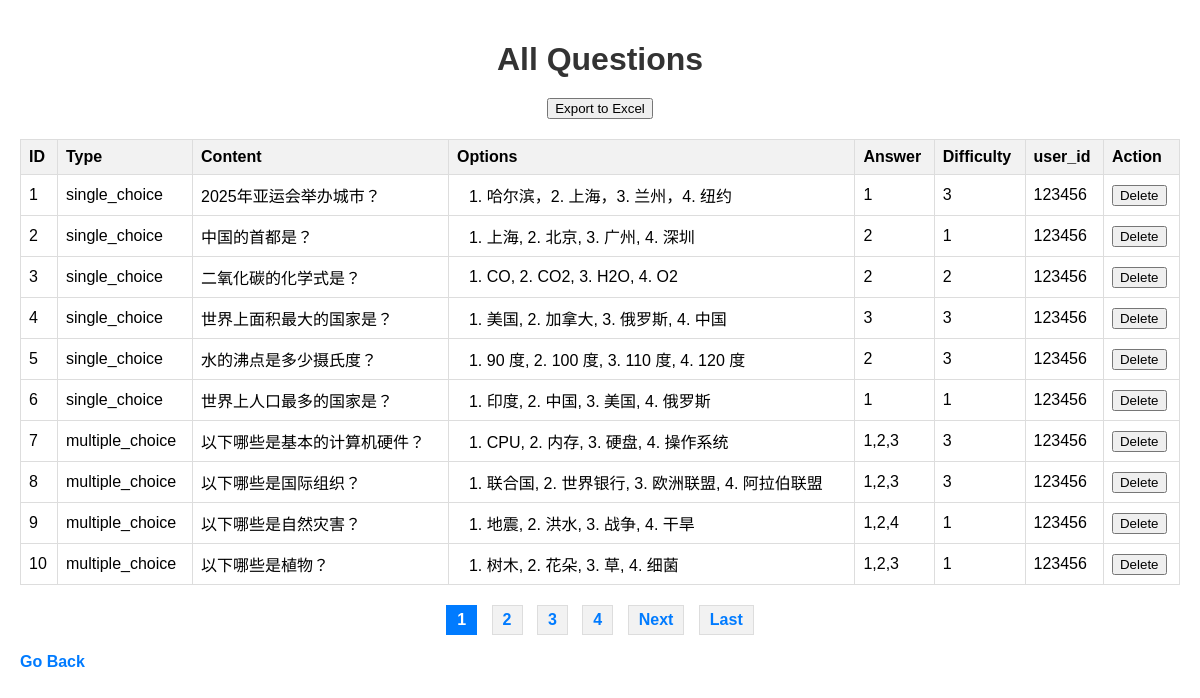
The app's page /view_questions (signed in), older data.
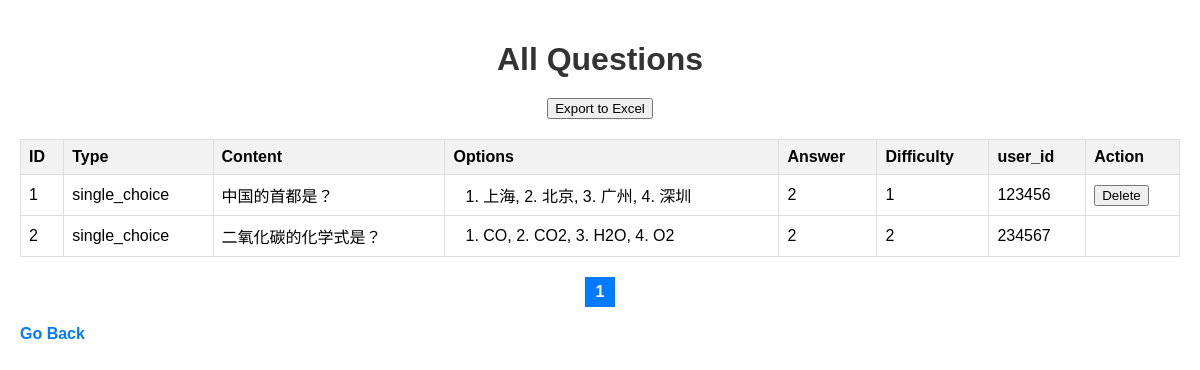
The same page, newer data.
### tables this page shows
CREATE TABLE questions (
            id INTEGER PRIMARY KEY AUTOINCREMENT,
            type TEXT NOT NULL,
            content TEXT NOT NULL,
            options TEXT,
            answer TEXT NOT NULL,
            difficulty INTEGER NOT NULL,
            teacher TEXT NOT NULL
        );

### app.py (the view)
@app.route('/view_questions')
@app.route('/view_questions/<int:page>')
def view_questions(page=1):
    if 'role' in session and session['role'] in ['teacher' , 'administrator']:
        conn = None
        try:
            conn = sqlite3.connect('exam_database.db')
            cursor = conn.cursor()
            cursor.execute('SELECT COUNT(*) FROM questions')
            total_questions = cursor.fetchone()[0]
            print(total_questions)
            total_pages = (total_questions + PER_PAGE - 1) // PER_PAGE
            print(total_pages)
            offset = (page - 1) * PER_PAGE
            cursor.execute('SELECT * FROM questions LIMIT ? OFFSET ?', (PER_PAGE, offset))
            questions = cursor.fetchall()
        except sqlite3.Error as e:
            print(f"Database error: {e}")
            questions = []
        except Exception as e:
            print(f"General error: {e}")
            questions = []
        finally:
            if conn:
                conn.close()
        return render_template('view_questions.html', questions=questions, page=page, total_pages=total_pages, current_username=str(session['username']), role=str(session['role']))
    return redirect(url_for('login'))

### templates/view_questions.html (shortened to what this page needs)
<!DOCTYPE html>
<html lang="en">
<head>
</head>
<body>
<h1>All Questions</h1>
<div style="text-align: center; margin-bottom: 20px;">
    <button onclick="exportToExcel()">Export to Excel</button>
</div>
<table id="questions-table">
    <tr>
        <th>ID</th>
        <th>Type</th>
        <th>Content</th>
        <th>Options</th>
        <th>Answer</th>
        <th>Difficulty</th>
        <th>user_id</th>
        <th>Action</th>
    </tr>
    {% for question in questions %}
    <tr>
        <td>{{ question[0] }}</td>
        <td>{{ question[1] }}</td>
        <td>{{ question[2] }}</td>
        <td class="options">{{ question[3] }}</td>
        <td>{{ question[4] }}</td>
        <td>{{ question[5] }}</td>
        <td>{{ question[6] }}</td>
        <td>
            {% if role == 'administrator' or current_username == question[6] %}
            <form method="post" action="{{ url_for('delete_question', question_id=question[0]) }}">
                <button type="submit">Delete</button>
            </form>
            {% endif %}
        </td>
    </tr>
    {% endfor %}
</table>
<div class="pagination">
    {% for p in range(1, total_pages + 1) %}
        {% if p == page %}
            <a href="{{ url_for('view_questions', page=p) }}" class="active">{{ p }}</a>
        {% else %}
            <a href="{{ url_for('view_questions', page=p) }}">{{ p }}</a>
        {% endif %}
    {% endfor %}
    {% if page < total_pages %}
        <a href="{{ url_for('view_questions', page=page+1) }}">Next</a>
        <a href="{{ url_for('view_questions', page=total_pages) }}">Last</a>
    {% endif %}
</div>
<br>
<a href="/">Go Back</a>
</body>
</html>

### templates/view_questions.html (style rules this page uses)
body { font-family: Arial, sans-serif; margin: 0; padding: 20px; }
h1 { text-align: center; color: #333; margin-bottom: 20px; }
table { width: 100%; border-collapse: collapse; margin-bottom: 20px; }
th, td { border: 1px solid #ddd; padding: 8px; text-align: left; }
th { background-color: #f2f2f2; }
a { color: #007BFF; text-decoration: none; font-weight: bold; }
td.options { padding-left: 20px; }
.pagination { text-align: center; margin-top: 20px; }
.pagination a { display: inline-block; padding: 5px 10px; margin: 0 5px; border: 1px solid #ddd; background-color: #f2f2f2; }
.pagination a.active { background-color: #007BFF; color: #fff; border: 1px solid #007BFF; }

Row changes from the older to the newer data that the page shows:
removed questions: id "3", type "single_choice", content "二氧化碳的化学式是？", options "1. CO, 2. CO2, 3. H2O, 4. O2", answer "2", difficulty "2", teacher "123456"
removed questions: id "4", type "single_choice", content "世界上面积最大的国家是？", options "1. 美国, 2. 加拿大, 3. 俄罗斯, 4. 中国", answer "3", difficulty "3", teacher "123456"
removed questions: id "5", type "single_choice", content "水的沸点是多少摄氏度？", options "1. 90 度, 2. 100 度, 3. 110 度, 4. 120 度", answer "2", difficulty "3", teacher "123456"
removed questions: id "6", type "single_choice", content "世界上人口最多的国家是？", options "1. 印度, 2. 中国, 3. 美国, 4. 俄罗斯", answer "1", difficulty "1", teacher "123456"
removed questions: id "7", type "multiple_choice", content "以下哪些是基本的计算机硬件？", options "1. CPU, 2. 内存, 3. 硬盘, 4. 操作系统", answer "1,2,3", difficulty "3", teacher "123456"
removed questions: id "8", type "multiple_choice", content "以下哪些是国际组织？", options "1. 联合国, 2. 世界银行, 3. 欧洲联盟, 4. 阿拉伯联盟", answer "1,2,3", difficulty "3", teacher "123456"
removed questions: id "9", type "multiple_choice", content "以下哪些是自然灾害？", options "1. 地震, 2. 洪水, 3. 战争, 4. 干旱", answer "1,2,4", difficulty "1", teacher "123456"
removed questions: id "10", type "multiple_choice", content "以下哪些是植物？", options "1. 树木, 2. 花朵, 3. 草, 4. 细菌", answer "1,2,3", difficulty "1", teacher "123456"
changed questions id 1: content "2025年亚运会举办城市？" → "中国的首都是？"; options "1. 哈尔滨，2. 上海，3. 兰州，4. 纽约" → "1. 上海, 2. 北京, 3. 广州, 4. 深圳"; answer "1" → "2"; difficulty "3" → "1"
changed questions id 2: content "中国的首都是？" → "二氧化碳的化学式是？"; options "1. 上海, 2. 北京, 3. 广州, 4. 深圳" → "1. CO, 2. CO2, 3. H2O, 4. O2"; difficulty "1" → "2"; teacher "123456" → "234567"; no longer shows "Delete"
Text that changed along with them:
list line gone: "2"
list line gone: "3"
list line gone: "4"
text no longer shown: "Next Last"
